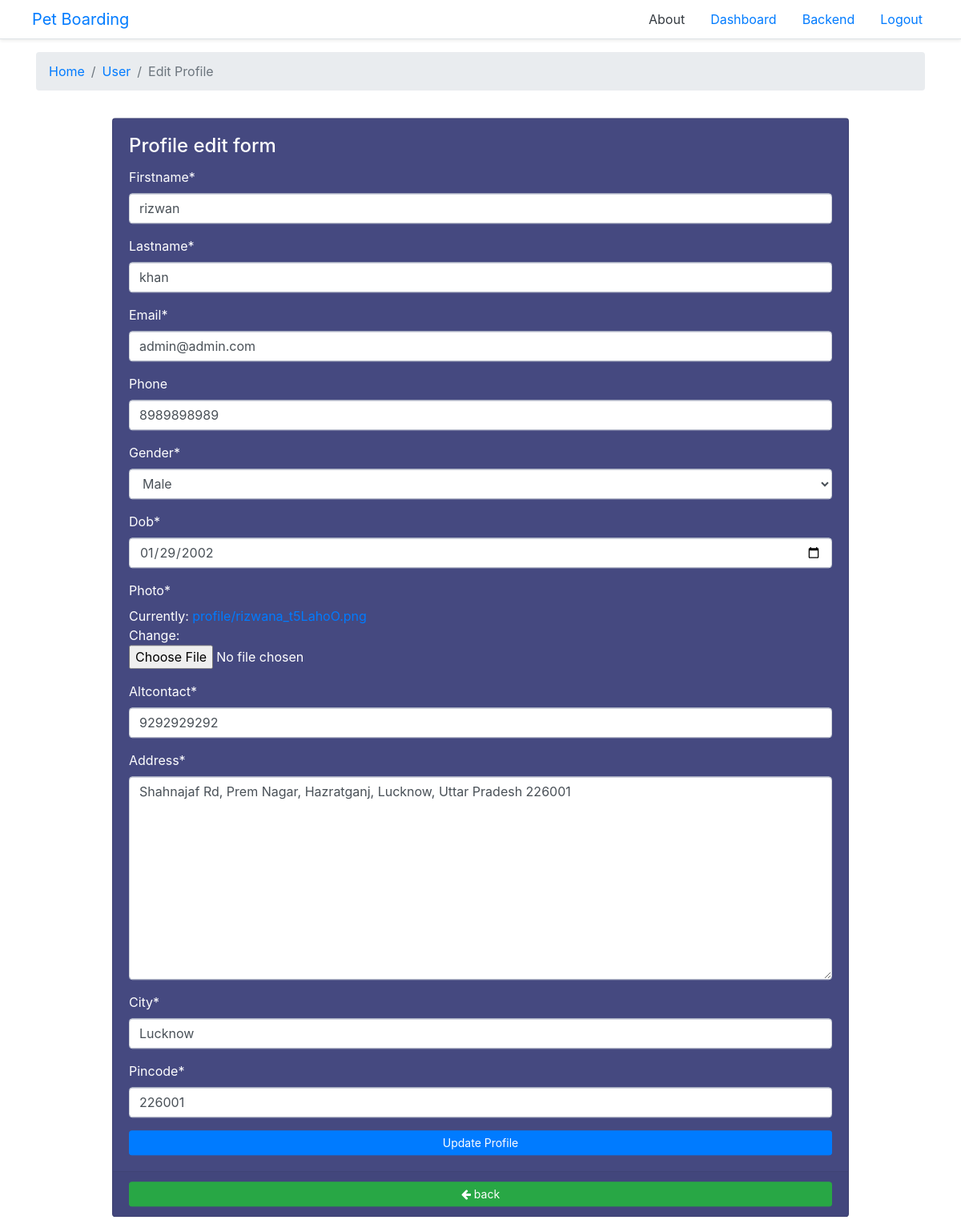
Screenshot of /profile/edit/ (signed in) with the database file from the repository.
### app/models.py (models this page shows, shortened)
class Profile(models.Model):
    GENDER_CHOICES = (
            ('Male','Male'),
            ('Female','Female'),
            ('Others','Others'),
    )
    phoneregex = RegexValidator(regex=r'^\+?1?\d{9,15}$', message="Phone number must be entered in the format: '+999999999'. Up to 15 digits allowed.")
    user = OneToOneField(User, on_delete=models.CASCADE)
    firstname = models.CharField(max_length = 50)
    lastname = models.CharField(max_length = 50)
    email = models.EmailField(max_length = 254)
    phone = models.CharField(max_length=15, validators=[phoneregex], blank=True)
    gender = models.CharField(max_length = 50, choices= GENDER_CHOICES)
    dob = models.DateField(max_length=10)
    photo = models.ImageField(upload_to = 'profile' )
    altcontact = models.CharField(max_length = 12)
    address = models.TextField(max_length =80)
    city = models.CharField(max_length = 30)
    pincode = models.IntegerField()

### app/views.py (the view, shortened to what this page needs)
# urls.py: path('profile/edit/',views.profile_edit,name='profile_edit'),
@login_required
def profile_edit(request):
    try:
        profile = Profile.objects.get(user=request.user)
        form = ProfileForm(instance=profile)
    except:
        profile = None
        form = ProfileForm()
    ctx ={
        'title':'profile edit',
        'form':form,
    }
    return render(request,'users/edit_profile.html',context= ctx)

### app/forms.py
class ProfileForm(forms.ModelForm):
    class Meta:
        model = Profile
        fields = ('firstname','lastname','email','phone','gender','dob','photo','altcontact','address','city','pincode')
        widgets = {
            'dob': forms.DateInput(attrs={'class': 'datepicker', 'id': 'data_input','type':'date'})
        }

### templates/users/edit_profile.html (shortened to what this page needs)
{% extends 'layout/base.html' %}
{% load static %}
{% load crispy_forms_tags %}
{% block content %}
<div class="container">
    <nav aria-label="breadcrumb" class="main-breadcrumb">
        <ol class="breadcrumb">
          <li class="breadcrumb-item"><a href="{% url 'home' %}">Home</a></li>
          <li class="breadcrumb-item"><a href="{% url 'profile_view' %}">User</a></li>
          <li class="breadcrumb-item active" aria-current="page">Edit Profile</li>
        </ol>
      </nav>
    <div class="row my-5">
        <div class="col-lg-10 col-sm-6 mx-auto formarea">
            <div class="card text-white" style="background-color: rgb(69, 73, 128);">
                <div class="card-body">
                    <h4 class="card-title">Profile edit form</h4>
                    <form method="post" enctype="multipart/form-data">
                        {{form|crispy}}
                        <button  class="btn btn-primary btn-sm btn-block">Update Profile</button>
                    </form>
                </div>
                <div class="card-footer">
                    <a  class="btn btn-success btn-sm btn-block" href="{% url 'dashboard' %}"><i class="fa fa-arrow-left" aria-hidden="true"></i> back</a>
                </div>
            </div>
        </div>
    </div>
</div>
{% endblock content %}

### templates/users/edit_profile.html (style rules this page uses)
body { height: 100vh; background-image: url('https://images.unsplash.com/photo-1604526319196-33a39648792f?ixid=MnwxMjA3fDB8MHxwaG90by1wYWdlfHx8fGVufDB8fHx8&ixlib=rb-1.2.1&auto=format&fit=crop&w=626&q=80'); background-size: cover; }

### rows the page displays
Profile: firstname "rizwan", lastname "khan", email "admin@admin.com", phone "8989898989", gender "Male", dob "01/29/2002", altcontact "9292929292", address "Shahnajaf Rd, Prem Nagar, Hazratganj, Lucknow, Uttar Pradesh 226001", city "Lucknow", pincode "226001"
